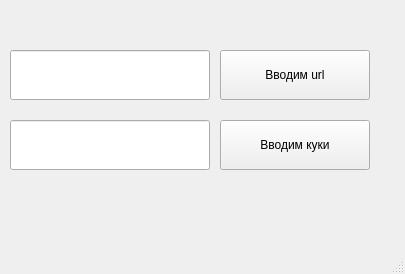
<?xml version="1.0" encoding="UTF-8"?>
<ui version="4.0">
 <class>MainWindow</class>
 <widget class="QMainWindow" name="MainWindow">
  <property name="geometry">
   <rect>
    <x>0</x>
    <y>0</y>
    <width>405</width>
    <height>274</height>
   </rect>
  </property>
  <property name="windowTitle">
   <string>Тестирование requests</string>
  </property>
  <widget class="QWidget" name="centralwidget">
   <widget class="QLineEdit" name="put_url">
    <property name="geometry">
     <rect>
      <x>10</x>
      <y>50</y>
      <width>200</width>
      <height>50</height>
     </rect>
    </property>
   </widget>
   <widget class="QPushButton" name="btn_enter">
    <property name="geometry">
     <rect>
      <x>220</x>
      <y>50</y>
      <width>150</width>
      <height>50</height>
     </rect>
    </property>
    <property name="text">
     <string>Вводим url</string>
    </property>
   </widget>
   <widget class="QPushButton" name="btn_cookies">
    <property name="geometry">
     <rect>
      <x>220</x>
      <y>120</y>
      <width>150</width>
      <height>50</height>
     </rect>
    </property>
    <property name="text">
     <string>Вводим куки</string>
    </property>
   </widget>
   <widget class="QLineEdit" name="put_cookies">
    <property name="geometry">
     <rect>
      <x>10</x>
      <y>120</y>
      <width>200</width>
      <height>50</height>
     </rect>
    </property>
   </widget>
  </widget>
  <widget class="QStatusBar" name="statusbar"/>
 </widget>
 <resources/>
 <connections/>
</ui>
